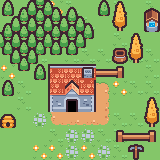

Below is a game level as drawn by its tile map, then a one-line description and the .tmx file that defines it, in full:
An orthogonal 10x10 tile map with 16x16 px tiles, 2 tile layers (Grass-n-Houses, Trees-n-Fences).

<map version="1.8" tiledversion="1.8.4" orientation="orthogonal" renderorder="right-down" width="10" height="10" tilewidth="16" tileheight="16" infinite="0" nextlayerid="3" nextobjectid="1">
 <tileset firstgid="1" name="tiny-town-packed" tilewidth="16" tileheight="16" tilecount="132" columns="12">
  <image source="kenny-tiny-town-tilemap-packed.png" width="192" height="176" />
 </tileset>
 <layer id="1" name="Grass-n-Houses" width="10" height="10">
  <data encoding="csv">
1,1,2,3,2,1,1,2,1,2,
1,1,1,1,1,2,1,1,1,2,
2,1,2,3,1,1,1,2,1,1,
1,1,2,1,2,2,2,2,2,2,
3,1,1,53,54,56,1,1,1,2,
1,2,1,65,68,67,15,3,2,2,
1,2,1,77,79,80,27,1,1,1,
1,1,44,37,38,38,39,2,2,1,
1,1,1,2,44,44,2,2,1,1,
1,1,3,3,44,3,44,2,1,1
</data>
 </layer>
 <layer id="2" name="Trees-n-Fences" width="10" height="10">
  <data encoding="csv">
29,7,20,9,8,0,29,4,0,93,
7,20,20,20,20,9,0,16,0,105,
20,20,20,20,20,33,0,0,4,0,
31,20,33,32,32,0,0,108,16,0,
0,32,29,0,0,0,82,83,0,0,
29,0,0,0,0,0,0,0,0,0,
0,0,0,0,0,0,0,0,0,4,
95,0,0,0,0,0,0,0,0,16,
0,0,0,0,0,0,0,81,82,83,
0,0,0,0,0,0,0,0,116,0
</data>
 </layer>
</map>
